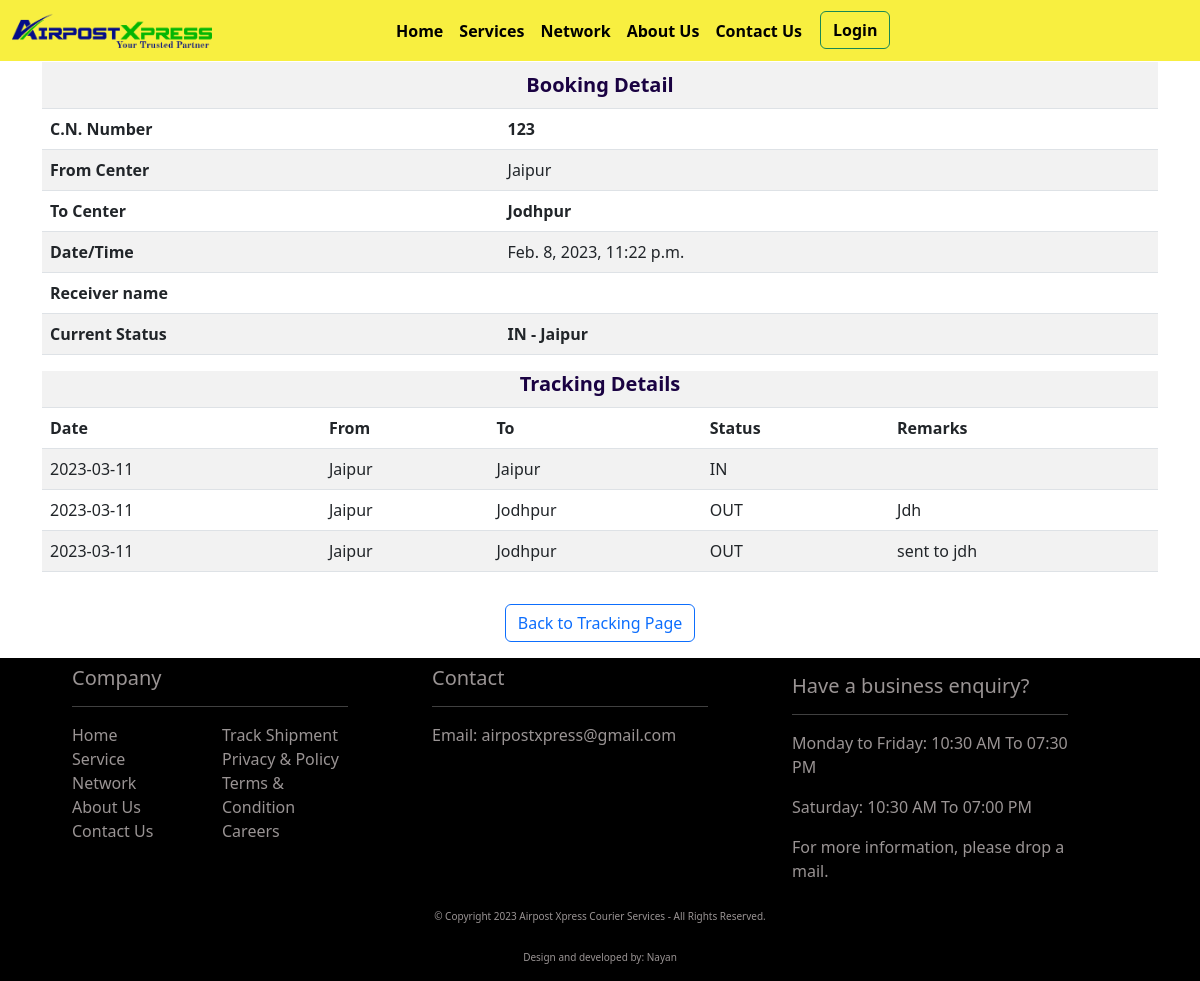
The app's page /tracking/123, older data.
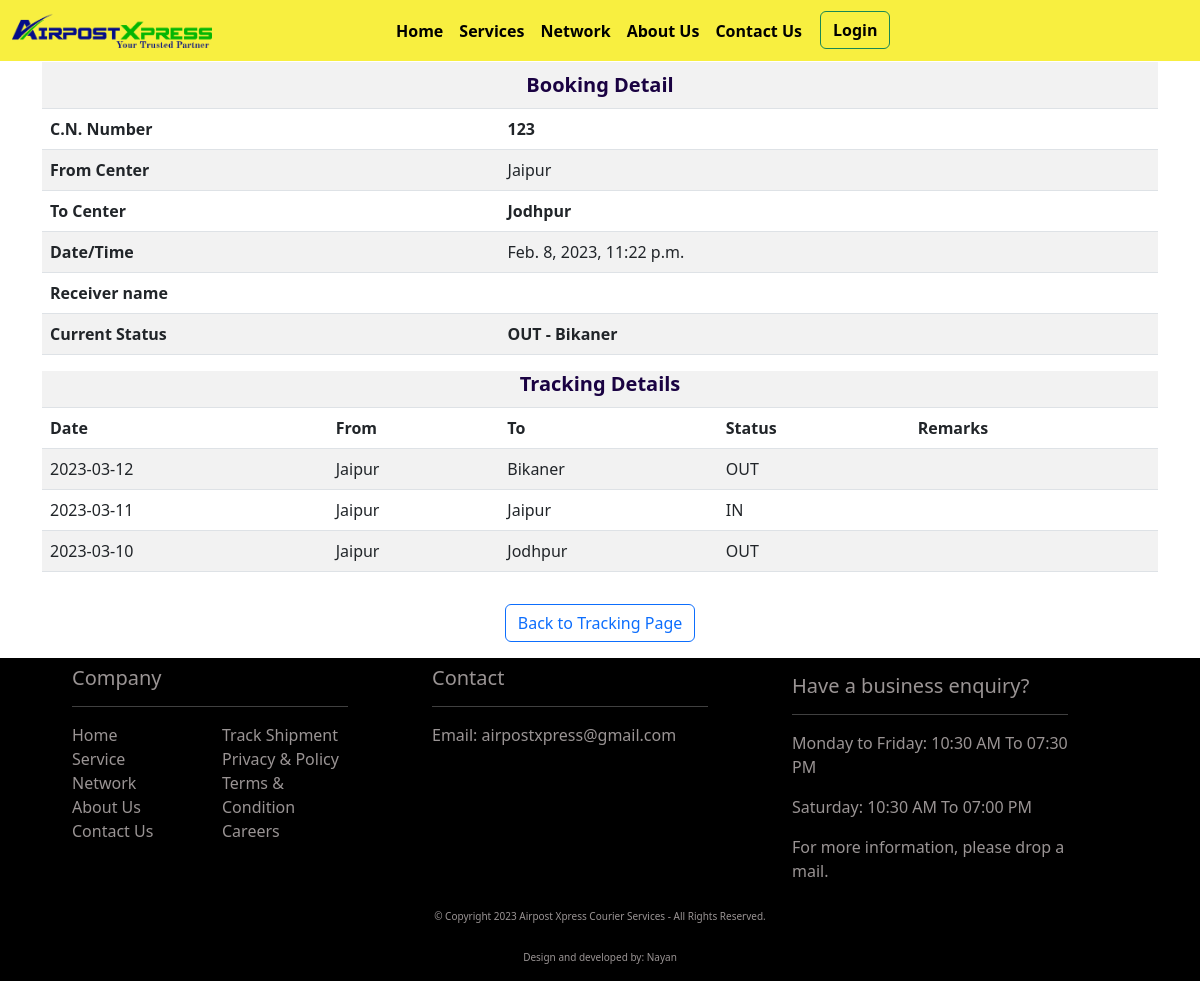
The same page, newer data.
### api/models.py (models this page shows, shortened)
class Booking(models.Model):
    doc_date = models.DateTimeField(default=datetime.now)
    party_name = models.ForeignKey(PartyAccounts, on_delete=models.CASCADE, null=True, blank=False)
    c_note_number = models.BigIntegerField(unique=True)
    from_destination = models.ForeignKey(Destination, on_delete=models.CASCADE, related_name="from_destination", default=1)
    to_destination = models.ForeignKey(Destination, on_delete=models.CASCADE, related_name="to_destination", default=1)
    sender_name = models.CharField(max_length=256, null=True, blank=True)
    sender_mobile = models.CharField(max_length=15, blank=True, null=True)
    receiver_name = models.CharField(max_length=256, null=True, blank=True)
    receiver_mobile_number = models.CharField(max_length=256, null=True, blank=False)
    ref_courier_name = models.ForeignKey(RefCourier, on_delete=models.CASCADE)
    ref_courier_number = models.CharField(max_length=50, blank=True)
    user = models.ForeignKey(User, on_delete=models.CASCADE, null=True, blank=False)
    created_at = models.DateTimeField(auto_now_add=True, null=True)
    updated_at = models.DateTimeField(auto_now=True, null=True)
    class Meta:
        verbose_name_plural = "Booking"

class Destination(models.Model):
    name = models.CharField(max_length=256)
    class Meta:
        verbose_name_plural = "Destination"
    def __str__(self):
        return self.name

class Trackinghistory(models.Model):
    c_note_number = models.ForeignKey(Booking, on_delete=models.CASCADE)
    in_out_datetime = models.DateTimeField(default=datetime.now)
    last_updated_datetime = models.DateTimeField(auto_now=True)
    d_from = models.ForeignKey(Destination, on_delete=models.CASCADE, related_name="destination_in")
    d_to = models.ForeignKey(Destination, on_delete=models.CASCADE, related_name="destination_out")
    status = models.ForeignKey(ParcelStatus, on_delete=models.CASCADE, related_name="status")
    remarks = models.TextField(blank=True, null=True)
    user = models.ForeignKey(User, on_delete=models.CASCADE, null=True, blank=False)
    class Meta:
        verbose_name_plural = "Tracking history"

class ParcelStatus(models.Model):
    name = models.CharField(max_length=256)
    class Meta:
        verbose_name_plural = "Parcel status"
    def __str__(self):
        return self.name

### api/views.py (the view, shortened to what this page needs)
# urls.py: path(r"tracking/", home, name="only_tracking"),
def tracking(request, tracking_number):
    try:
        tracking_number = int(tracking_number)
        if tracking_number:
            data = Booking.objects.filter(c_note_number=tracking_number)
            if data:
                booking_details = data[0]
                tracking_history = Trackinghistory.objects.filter(c_note_number=booking_details).order_by('-in_out_datetime')
                last_status = "Shipment information sent to Airpost Xpress"
                if tracking_history:
                    last_status = str(tracking_history[0].status) + " - " + str(tracking_history[0].d_to)
                return render(request, "tracking.html", {"booking_details": booking_details, "tracking_history": tracking_history,
                "last_status": last_status, "today_date": today_date})
        return redirect("home")
    except Exception as e:
        print(e)
        return redirect("home")

### api/templates/tracking.html (shortened to what this page needs)
{% extends "base.html" %} {% load static %} {% block title %}Tracking{% endblock title %} {% block content %}
<div class="container">
    <div class="row mt-4">
        <div class="col-12">
            <div class="table-responsive">
                <table class="table table-striped">
                    <tbody>
                        <tr>
                            <th scope="row" colspan="2" class="tracking_head">Booking Detail</th>
                        </tr>
                        <tr>
                            <th scope="row">C.N. Number</th>
                            <td><b>{{ booking_details.c_note_number }}</b></td>
                        </tr>
                        <tr>
                            <th scope="row">From Center</th>
                            <td>{{ booking_details.from_destination }}</td>
                        </tr>
                        <tr>
                            <th scope="row">To Center</th>
                            <td><b>{{ booking_details.to_destination }}</b></td>
                        </tr>
                        <tr>
                            <th scope="row">Date/Time</th>
                            <td>{{ booking_details.doc_date }}</td>
                        </tr>
                        <tr>
                            <th scope="row">Receiver name</th>
                            <td>{{ booking_details.receiver_name }}</td>
                        </tr>
                        <tr>
                            <th scope="row">Current Status</th>
                            <td><b>{{ last_status }}</b></td>
                        </tr>
                    </tbody>
                </table>
            </div>
        </div>
    </div>
</div>
<div class="container">
    <div class="row">
        {% if booking_details.ref_courier_name.type == 'Internal' %}
        <div class="col-12">
            <div class="scrollme">
                <table class="table table-striped table-responsive">
                    <tbody>
                        <tr>
                            <th class="tracking_head" colspan="5">Tracking Details</th>
                        </tr>
                        <tr>
                            <th>Date</th>
                            <th>From</th>
                            <th>To</th>
                            <th>Status</th>
                            <th>Remarks</th>
                        </tr>
                        {% for track_his in tracking_history %}
                        <tr>
                            <td>{{ track_his.in_out_datetime|date:"Y-m-d" }}</td>
                            <td>{{ track_his.d_from }}</td>
                            <td>{{ track_his.d_to }}</td>
                            <td>{{ track_his.status }}</td>
                            {% if track_his.remarks %}
                            <td>{{ track_his.remarks }}</td>
                            {% else %}
                            <td></td>
                            {% endif %}
                        </tr>
                        {% endfor %}
                    </tbody>
                </table>
            </div>
        </div>
        {% endif %}
        <div class="container">
            <div class="row justify-content-center">
                <div class="col-12 text-center mb-3 mt-3">
                    <a href="{% url 'home' %}"><button type="button" class="btn btn-outline-primary">Back to Tracking Page</button></a>
                </div>
            </div>
        </div>
    </div>
</div>
{% include 'tracking_ajax.html' %} {% endblock content %}

### api/templates/base.html (shortened to what this page needs)
<!DOCTYPE html>
<html lang="en">
<head>
    <meta name="viewport" content="width=device-width, initial-scale=1.0"> {% load static %}
    <link rel="stylesheet" href="{% static 'css\\index.css' %}">
    <link rel="stylesheet" href="{% static 'css\\tracking.css' %}">
    <link rel="stylesheet" href="{% static 'css\\dashboard.css' %}">
    <link href="https://cdn.jsdelivr.net/npm/bootstrap@5.3.0-alpha1/dist/css/bootstrap.min.css" rel="stylesheet">
    <link rel="stylesheet" href="https://cdnjs.cloudflare.com/ajax/libs/bootstrap-datepicker/1.9.0/css/bootstrap-datepicker.min.css" />
    <link rel="stylesheet" href="https://cdn.jsdelivr.net/npm/bootstrap-icons@1.10.3/font/bootstrap-icons.css">
</head>
<body>
    <nav class="navbar navbar-expand-lg navbar-default nav_color_spec fixed-top">
        <div class="container-fluid">
            <a class="navbar-brand" href="{% url 'home' %}">
                <img src="{% static 'img/airpost_logo.png' %}" alt="Airpost Xpress" class="img-fluid" id="nav_img">
            </a>
            <div class="collapse navbar-collapse" id="navbarSupportedContent">
                <div class="menu_btn">
                    <ul class="navbar-nav me-auto mb-2 mb-lg-0">
                        <li class="nav-item">
                            <a class="nav-link active hover-underline-animation" aria-current="page" href="{% url 'home' %}">Home</a>
                        </li>
                        <li class="nav-item">
                            <a class="nav-link hover-underline-animation" aria-current="page" href="{% url 'services' %}">Services</a>
                        </li>
                        <li class="nav-item">
                            <a class="nav-link hover-underline-animation" aria-current="page" href="{% url 'network' %}">Network</a>
                        </li>
                        <li class="nav-item">
                            <a class="nav-link hover-underline-animation" aria-current="page" href="{% url 'about_us' %}">About Us</a>
                        </li>
                        <li class="nav-item">
                            <a class="nav-link hover-underline-animation" aria-current="page" href="{% url 'ContactUS' %}">Contact Us</a>
                        </li>
                        {% if user.is_authenticated %}
                        <div class="btn-group">
                            <button type="button" class="btn btn-outline-success dropdown-toggle nav_login_btn" data-bs-toggle="dropdown" aria-expanded="false">
                                {{ user.username }}
                            </button>
                            <ul class="dropdown-menu">
                                <li><a class="dropdown-item" href="{% url 'dashboard' %}">Dashboard</a></li>
                                <li>
                                    <hr class="dropdown-divider">
                                </li>
                                <li><a class="dropdown-item" href="{% url 'logout' %}">Logout</a></li>
                            </ul>
                        </div>
                        {% else %}
                        <li class="nav-item">
                            <a class="btn btn-outline-success nav_login_btn" aria-current="page" href="{% url 'login_auth' %}">Login</a>
                        </li>
                        {% endif %}
                    </ul>
                </div>
            </div>
        </div>
    </nav>
    {% block content %} {% endblock content %}
    <div class="container-fluid bg-black">
        <div class="row justify-content-evenly">
            <div class="col-md-3 mb-5">
                <h5 class="link-text-decor pt-2">Company</h5>
                <hr class="bold-lines">
                <div class="row">
                    <div class="col-6">
                        <a href="{% url 'home' %}" class="link-text-decor mt-5">Home</a><br>
                        <a href="{% url 'services' %}" class="link-text-decor mt-5">Service</a><br>
                        <a href="{% url 'network' %}" class="link-text-decor mt-5">Network</a><br>
                        <a href="{% url 'about_us' %}" class="link-text-decor">About Us</a><br>
                        <a href="{% url 'ContactUS' %}" class="link-text-decor">Contact Us</a><br>
                    </div>
                    <div class="col-6">
                        <a href="tracking" class="link-text-decor">Track Shipment</a><br>
                        <a href="" class="link-text-decor">Privacy & Policy</a><br>
                        <a href="" class="link-text-decor">Terms & Condition</a><br>
                        <a href="" class="link-text-decor">Careers</a><br>
                    </div>
                </div>
            </div>
            <div class="col-md-3">
                <h5 class="link-text-decor pt-2">Contact</h5>
                <hr class="bold-lines">
                <a href="mailto:airpostxpress@gmail.com" class="link-text-decor">Email: airpostxpress@gmail.com</a>
            </div>
            <div class="col-md-3">
                <h5 class="link-text-decor pt-3">Have a business enquiry?</h5>
                <hr class="bold-lines">
                <p class="link-text-decor">Monday to Friday: 10:30 AM To 07:30 PM</p>
                <p class="link-text-decor">Saturday: 10:30 AM To 07:00 PM</p>
                <p class="link-text-decor">For more information, please drop a mail.</p>
            </div>
            <br>
            <p class="link-text-decor text-center sm_in_sm">&#169; Copyright {{ today_date }} Airpost Xpress Courier Services - All Rights Reserved.</p>
            <p class="link-text-decor text-center sm_in_sm">Design and developed by: Nayan</p>
        </div>
    </div>
</body>
</html>

### api/static/css/index.css (style rules this page uses)
#nav_img { width: 200px; }
.menu_btn { padding-left: 160px; font-weight: bold; }
.nav_login_btn { color: black !important; font-weight: bold !important; margin-left: 10px !important; }
.hover-underline-animation { display: inline-block; position: relative; color: #000000 !important; }
.hover-underline-animation:after { content: ''; position: absolute; width: 100%; transform: scaleX(0); height: 2px; bottom: 0; left: 0; background-color: #07c627; transform-origin: bottom right; transition: transform 0.25s ease-out; }
.bold-lines { font-weight: bolder; color: white; }
.link-text-decor { text-decoration: none; color: rgb(154, 148, 148); }
.nav_color_spec { background: rgb(248, 239, 64); }
@media screen and (max-width: 1200px) { .sm_in_sm { padding-top: 10px; font-size: 10px; } }

### api/static/css/tracking.css (style rules this page uses)
.tracking_head { text-align: center; font-weight: bolder; font-size: 20px; color: rgb(26, 2, 66) !important; }
.scrollme { overflow: auto; }

### api/static/css/dashboard.css (style rules this page uses)
.table-responsive { margin-top: -10px; max-height: 450px !important; }

Row changes from the older to the newer data that the page shows:
removed Trackinghistory: in_out_datetime "2023-03-11", d_from "Jaipur", d_to "Jodhpur", status "OUT", remarks "Jdh"
removed Trackinghistory: in_out_datetime "2023-03-11", d_from "Jaipur", d_to "Jodhpur", status "OUT", remarks "sent to jdh"
added Trackinghistory: in_out_datetime "2023-03-12", d_from "Jaipur", d_to "Bikaner", status "OUT"
added Trackinghistory: in_out_datetime "2023-03-10", d_from "Jaipur", d_to "Jodhpur", status "OUT"
Text that changed along with them:
{{ last_status }}: "IN - Jaipur" → "OUT - Bikaner"
